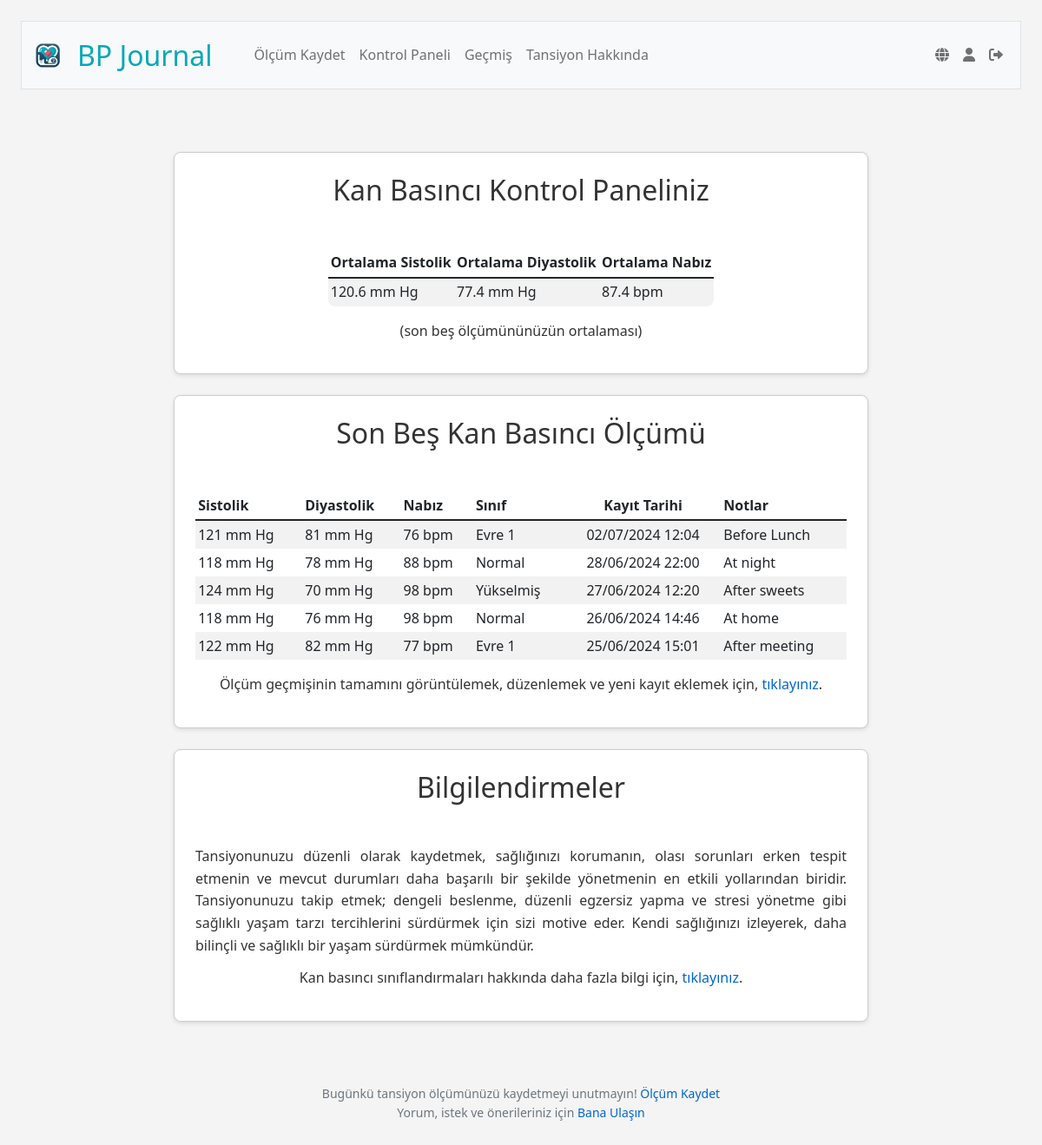
The app's page /dashboard (signed in) with its own data.
### tables this page shows
CREATE TABLE blood_pressure_readings (
id INTEGER PRIMARY KEY AUTOINCREMENT NOT NULL,
user_id INTEGER NOT NULL,
systolic INTEGER NOT NULL,
diastolic INTEGER NOT NULL,
pulse INTEGER,
reading_date DATETIME DEFAULT CURRENT_TIMESTAMP,
notes TEXT,
FOREIGN KEY (user_id) REFERENCES users (id));

### app.py (the view)
@app.route("/dashboard")
@login_required
def dashboard():
    user_id = session["user_id"]
    user_timezone = db.execute("SELECT timezone FROM users WHERE id = ?", user_id)[0]['timezone']
    user_tz = pytz.timezone(user_timezone)
    recording_rows = db.execute("""
                                SELECT *
                                FROM blood_pressure_readings
                                WHERE user_id = ?
                                ORDER BY reading_date
                                DESC LIMIT 5
    """, user_id)
    for row in recording_rows:
        row["classification"] = classify_bp(row["systolic"], row["diastolic"])
        utc_time = row["reading_date"]
        try:
            local_time = pytz.utc.localize(datetime.strptime(utc_time, '%Y-%m-%d %H:%M:%S')).astimezone(user_tz)
            row["reading_date"] = local_time.strftime('%d/%m/%Y %H:%M')
        except Exception:
            row["reading_date"] = utc_time
    user_avg_recording = db.execute("""
        SELECT AVG(systolic) AS avg_systolic,
        AVG(diastolic) AS avg_diastolic,
        AVG(pulse) AS avg_pulse
        FROM (
            SELECT systolic, diastolic, pulse
            FROM blood_pressure_readings
            WHERE user_id = ?
            ORDER BY reading_date DESC
            LIMIT 5
        )
    """, user_id)
    if user_avg_recording:
        avg_data = {
            'avg_systolic': round(user_avg_recording[0]['avg_systolic'], 1) if user_avg_recording[0]['avg_systolic'] else '',
            'avg_diastolic': round(user_avg_recording[0]['avg_diastolic'], 1) if user_avg_recording[0]['avg_diastolic'] else '',
            'avg_pulse': round(user_avg_recording[0]['avg_pulse'], 1) if user_avg_recording[0]['avg_pulse'] else ''
        }
    else:
        avg_data = {'avg_systolic': 'N/A', 'avg_diastolic': 'N/A', 'avg_pulse': 'N/A'}
    return render_template("dashboard.html", classes=g.language_data['classes'], data=g.language_data['dashboard'], last5reading=recording_rows, user_id=user_id, user_avg_recording=[avg_data])

### app.py (called while the page is built)
@app.before_request
def load_language_data():
    if 'language' not in session:
        session['language'] = 'tr'
    user_lang = session['language']
    with open(f'languages/{user_lang}.json', 'r') as file:
        g.language_data = json.load(file)
    g.language_data['current_lang'] = user_lang

@app.after_request
def after_request(response):
    response.headers["Cache-Control"] = "no-cache, no-store, must-revalidate"
    response.headers["Expires"] = 0
    response.headers["Pragma"] = "no-cache"
    return response

@app.context_processor
def inject_layout_data():
    return dict(layout_data=g.language_data['layout'])

@app.context_processor
def inject_user_details():
    if 'user_id' in session:
        user_id = session['user_id']
        user_info = db.execute("SELECT username FROM users WHERE id = ?", user_id)
        if user_info:
            username = user_info[0]['username']
        else:
            username = None
    else:
        username = None
    return {'username': username}

### helpers.py (called while the page is built)
def classify_bp(systolic, diastolic):
    if systolic < 120 and diastolic < 80:
        return "Normal"
    elif 120 <= systolic < 130 and diastolic < 80:
        return "Elevated"
    elif 130 <= systolic < 140 or 80 <= diastolic < 90:
        return "High1"
    elif 140 <= systolic or 90 <= diastolic:
        return "High2"
    else:
        return "Crisis"

def login_required(f):
    @wraps(f)
    def decorated_function(*args, **kwargs):
        if session.get("user_id") is None:
            return redirect("/login")
        return f(*args, **kwargs)
    return decorated_function

### templates/dashboard.html (shortened to what this page needs)
{% extends "layout.html" %}
{% block main %}
<div class="section" id="average-table-div">
    <h2>{{ data.heading }}</h2>
    <table class="table table-striped" id="average-table">
        <thead>
            <tr>
                <th class="text-start">{{ data.avgSystolic }}</th>
                <th class="text-start">{{ data.avgDiastolic }}</th>
                <th class="text-start">{{ data.avgPulse }}</th>
            </tr>
        </thead>
        <tbody>
            {% for row in user_avg_recording %}
            <tr>
                <td class="text-start">{{ row.avg_systolic }} mm Hg</td>
                <td class="text-start">{{ row.avg_diastolic }} mm Hg</td>
                <td class="text-start">{{ row.avg_pulse }} bpm</td>
            </tr>
            {% endfor %}
        </tbody>
    </table>
    <p class="text-center">{{ data.description }}</p>
</div>
<div class="section", id="trends">
    <h2>{{ data.last5heading }}</h2>
    <table class="table table-striped">
        <thead>
            <tr>
                <th class="text-start">{{ data.systolic }}</th>
                <th class="text-start">{{ data.diastolic }}</th>
                <th class="text-start">{{ data.pulse }}</th>
                <th class="text-start">{{ data.readingClassification }}</th>
                <th class="text-center">{{ data.dateRecorded }}</th>
                <th class="text-start">{{ data.notes }}</th>
            </tr>
        </thead>
        <tbody>
            {% for row in last5reading %}
            <tr>
                <td class="text-start">{{ row.systolic }} mm Hg</td>
                <td class="text-start">{{ row.diastolic }} mm Hg</td>
                <td class="text-start">{{ row.pulse }} bpm</td>
                <td class="text-start">{{ classes[row.classification] }}</td>
                <td class="text-center">{{ row.reading_date }}</td>
                <td class="text-start">{{ row.notes }}</td>
            </tr>
            {% endfor %}
        </tbody>
    </table>
    <p class="text-center">{{ data.historyLink.text }}, <a href="/history">{{ data.historyLink.textUrl }}</a>.</p>
</div>
<div class="section", id="alerts-tips-section">
    <h2>{{ data.alertsHeading }}</h2>
    <p>{{ data.comment }}</p>
    <p class="text-center">{{ data.classificationLink.text }}, <a href="/resources#bp-categories-section">{{ data.classificationLink.textUrl }}</a>.</p>
</div>
{% endblock %}

### static/styles.css (style rules this page uses)
body { background-color: #f4f4f4; color: #333; font-family: 'Segoe UI', Arial, sans-serif; line-height: 1.6; margin: 0; padding: 1.5em; }
h2, h3, h4, h5 { margin-bottom: 1.5em; text-align: center; }
h2 { font-size: 2em; }
p, li, a { font-size: 1em; text-align: justify; }
p, li { margin-bottom: 0.75em; }
a { color: #0066cc; text-decoration: none; }
.section { background-color: #ffffff; border: 1px solid #ccc; border-radius: 0.5em; box-shadow: 0 2px 5px rgba(0,0,0,0.1); padding: 1.5em; margin: 1.5em auto; margin-left: auto; margin-right: auto; max-width: 800px; }
#average-table { border-collapse: collapse; border-radius: 0.5em; margin-left: auto; margin-right: auto; max-width:max-content; overflow: hidden; text-align: center; }
.table>:not(caption)>*>* { border-bottom-width: 0px; padding: .2rem .2rem; vertical-align: middle; }
.text-center { text-align: center; }

### records on screen
blood_pressure_readings: systolic "121", diastolic "81", pulse "76", classes "Evre 1", reading_date "02/07/2024 12:04", notes "Before Lunch"
blood_pressure_readings: systolic "118", diastolic "78", pulse "88", classes "Normal", reading_date "28/06/2024 22:00", notes "At night"
blood_pressure_readings: systolic "124", diastolic "70", pulse "98", classes "Yükselmiş", reading_date "27/06/2024 12:20", notes "After sweets"
blood_pressure_readings: systolic "118", diastolic "76", pulse "98", classes "Normal", reading_date "26/06/2024 14:46", notes "At home"
blood_pressure_readings: systolic "122", diastolic "82", pulse "77", classes "Evre 1", reading_date "25/06/2024 15:01", notes "After meeting"

### other values on screen
{{ layout_data.navbarBrand }} "BP Journal"
{{ layout_data.recordReading }} "Ölçüm Kaydet"
{{ layout_data.dashboard }} "Kontrol Paneli"
{{ layout_data.history }} "Geçmiş"
{{ layout_data.resources }} "Tansiyon Hakkında"
{{ data.heading }} "Kan Basıncı Kontrol Paneliniz"
{{ data.avgSystolic }} "Ortalama Sistolik"
{{ data.avgDiastolic }} "Ortalama Diyastolik"
{{ data.avgPulse }} "Ortalama Nabız"
{{ row.avg_systolic }} "120.6"
{{ row.avg_diastolic }} "77.4"
{{ row.avg_pulse }} "87.4"
{{ data.description }} "(son beş ölçümününüzün ortalaması)"
{{ data.last5heading }} "Son Beş Kan Basıncı Ölçümü"
{{ data.systolic }} "Sistolik"
